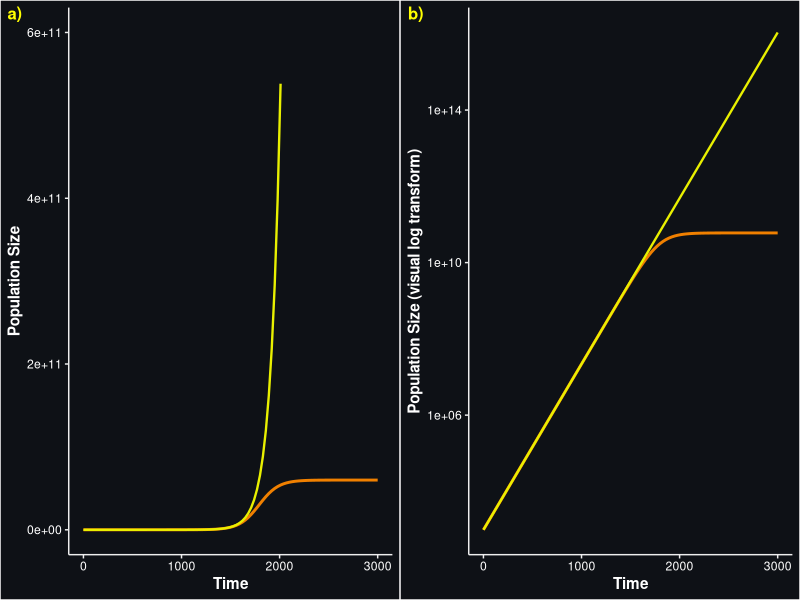

Write R code to recreate this figure.

N0=986.5075
r=0.0100086
K=60000000000

# Population size predicted at t = 4980 under logistic growth: 

logistic_fun <- function(t) {
  N <- (N0*K*exp(r*t))/(K-N0+N0*exp(r*t))
  return(N)
}

logistic_fun(4980) # Outputs 6e+10 (carrying capacity)

# Population size predicted at t = 4980 under exponential growth: 

exponential_fun <- function(t) { 
  N <- N0*exp(r*t)
  return(N)
}

exponential_fun(4980) # Outputs 4.37e+24


## Graph comparing exponential and logistic curves: 

library(ggpubr)

# Plot of exponential vs logistic growth

comparison.plot.basic <- ggplot(data.frame(t = c(0, 5000)), aes(x = t)) + 
  geom_function(fun = logistic_fun, colour = "#f08000", lwd=1) + 
  geom_function(fun = exponential_fun, colour = "#e9f000",lwd=0.8) + 
  xlim(0,3000) + 
  ylim(0,600000000000) + 
  labs(x="Time",y="Population Size") + 
  theme_classic() + 
  theme(plot.background = element_rect(fill = "#0E1116"), 
        panel.background = element_rect(fill = "#0E1116"), 
        axis.text = element_text(colour = "white"), 
        axis.title = element_text(colour = "white", face = "bold"), 
        axis.ticks = element_line(colour = "#eeeeee"), 
        axis.line.x = element_line(colour = "#eeeeee"),
        axis.line.y = element_line(colour = "#eeeeee"))

# Same but with log transform on population size. 

comparison.plot.log <- ggplot(data.frame(t = c(0, 5000)), aes(x = t)) + 
  geom_function(fun = logistic_fun, colour = "#f08000",lwd=1) + 
  geom_function(fun = exponential_fun, colour = "#e9f000",lwd=0.8) + 
  xlim(0,3000) + 
  ylim(0,500000000000) + 
  labs(x="Time",y="Population Size (visual log transform)") + 
  scale_y_continuous(trans='log10') + 
  theme_classic() + 
  theme(plot.background = element_rect(fill = "#0E1116"), 
        panel.background = element_rect(fill = "#0E1116"), 
        axis.text = element_text(colour = "white"), 
        axis.title = element_text(colour = "white", face = "bold"), 
        axis.ticks = element_line(colour = "#eeeeee"), 
        axis.line.x = element_line(colour = "#eeeeee"),
        axis.line.y = element_line(colour = "#eeeeee"))

?legend

# Combine plots using ggpubr package
ggarrange(comparison.plot.basic,comparison.plot.log, nrow = 1, 
          labels = c("a)","b)"), font.label = list(size = 12, color = "yellow"))

sink(file = "package-versions.txt")
sessionInfo()
sink()
